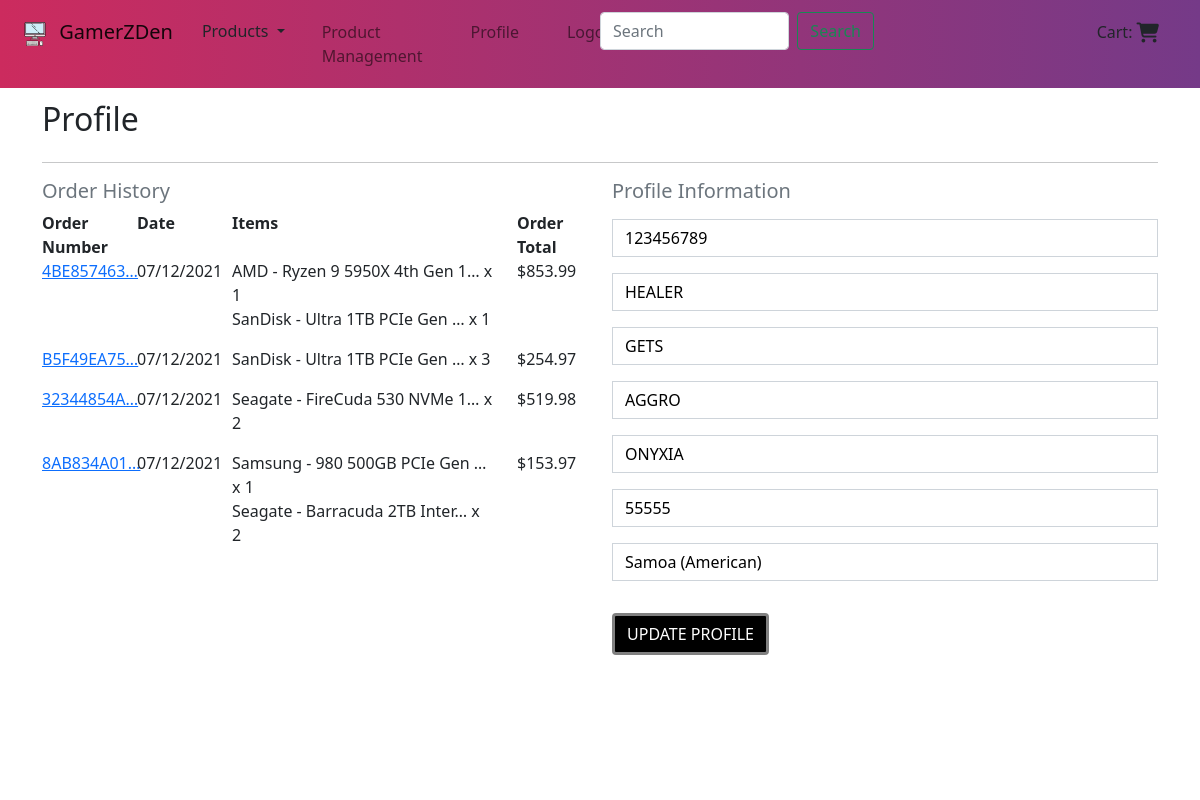
Before: /profile/ (signed in) with the older database file.
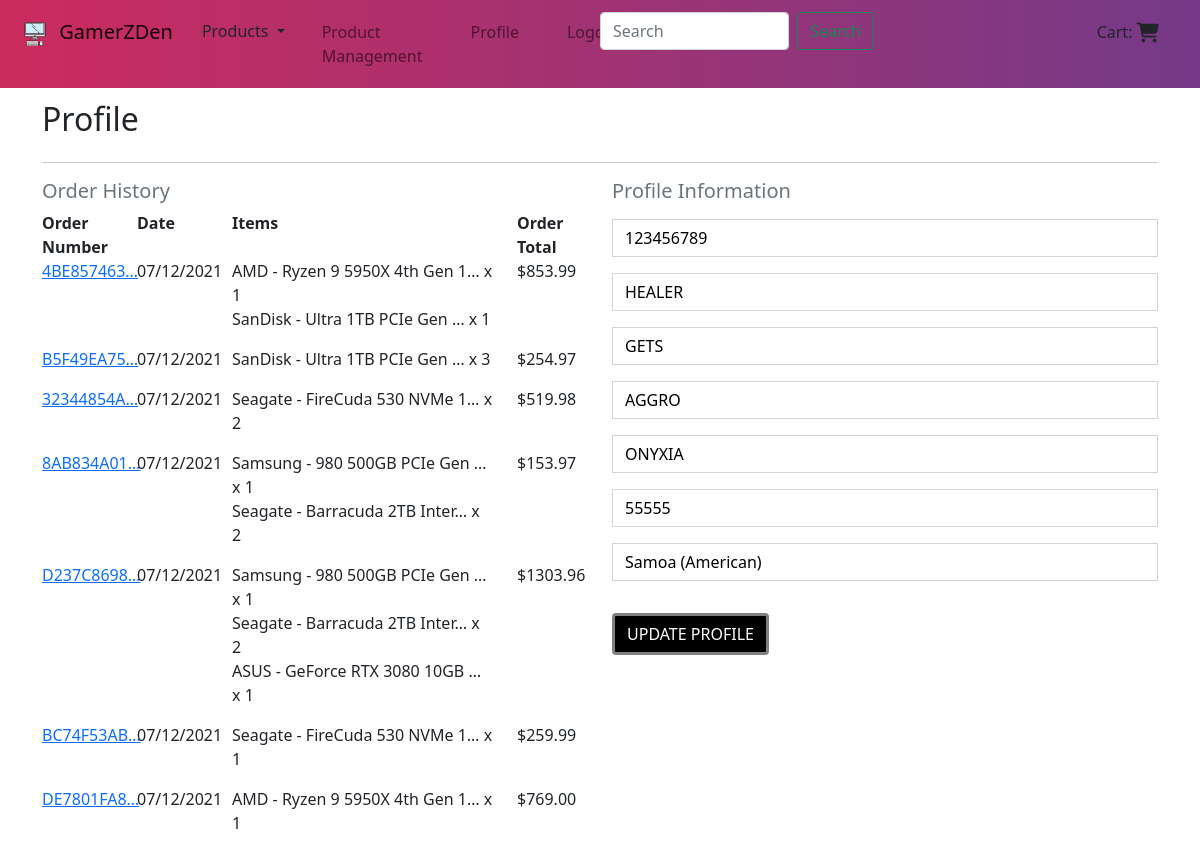
After: the same page with the newer database file.
### checkout/models.py (models this page shows, shortened)
class Order(models.Model):
    order_number = models.CharField(max_length=32, null=False, editable=False)
    full_name = models.CharField(max_length=128, null=False, blank=False)
    email = models.EmailField(max_length=254, null=False, blank=False)
    phone_number = models.CharField(max_length=32, null=False, blank=False)
    country = CountryField(blank_label='Country*', null=False, blank=False)
    postcode = models.CharField(max_length=32, null=True, blank=True)
    town_or_city = models.CharField(max_length=64, null=False, blank=False)
    street_address = models.CharField(max_length=128, null=False, blank=False)
    street_address2 = models.CharField(max_length=128, null=True, blank=True)
    county = models.CharField(max_length=128, null=True, blank=True)
    date = models.DateTimeField(auto_now_add=True)
    delivery_cost = models.DecimalField(max_digits=6, decimal_places=2, null=False, default=0)
    order_total = models.DecimalField(max_digits=10, decimal_places=2, null=False, default=0)
    grand_total = models.DecimalField(max_digits=10, decimal_places=2, null=False, default=0)
    original_cart = models.TextField(null=False, blank=False, default='')
    stripe_pid = models.CharField(max_length=256, null=False, blank=False, default='')
    user_profile = models.ForeignKey(UserProfile, on_delete=models.SET_NULL, null=True, blank=True, related_name='orders')

class OrderLineItem(models.Model):
    order = models.ForeignKey(Order, null=False, blank=False, on_delete=models.CASCADE, related_name='lineitems')
    product = models.ForeignKey(Product, null=False, blank=False, on_delete=models.CASCADE)
    quantity = models.IntegerField(null=False, blank=False, default=0)
    lineitem_total = models.DecimalField(max_digits=8, decimal_places=2, null=False, blank= False, editable=False)

### products/models.py (models this page shows, shortened)
class Product(models.Model):
    sku = models.IntegerField(null=True, blank=True, unique=True)
    name = models.TextField(max_length=256)
    description = models.TextField(null=True, blank=True)
    price = models.DecimalField(max_digits=7, decimal_places=2)
    category = models.ForeignKey(Category, on_delete=models.SET_NULL, null=True, blank=True)
    rating = models.DecimalField(max_digits=2, decimal_places=1)
    image_url = models.URLField(max_length=1024)
    image = models.ImageField(null=True, blank=True)
    make = models.CharField(max_length=64)
    model_id = models.CharField(max_length=64)

### profiles/models.py (models this page shows, shortened)
class UserProfile(models.Model):
    user = models.OneToOneField(User, on_delete=models.CASCADE)
    default_phone_number = models.CharField(max_length=32, null=True, blank=True)
    default_street_address = models.CharField(max_length=128, null=True, blank=True)
    default_street_address2 = models.CharField(max_length=128, null=True, blank=True)
    default_town_or_city = models.CharField(max_length=64, null=True, blank=True)
    default_county = models.CharField(max_length=128, null=True, blank=True)
    default_postcode = models.CharField(max_length=32, null=True, blank=True)
    default_country = CountryField(blank_label='Country', null=True, blank=True)

### profiles/views.py (the view, shortened to what this page needs)
# urls.py: path('profile/', include('profiles.urls')),
def profile(request):
    profile = get_object_or_404(UserProfile, user=request.user)
    form = ProfileForm(instance=profile)
    orders = profile.orders.all()
    for order in orders:
        date = order.date.strftime('%d/%m/%Y')
    template = 'profiles/profile.html'
    context = {
        'orders': orders,
        'form': form,
        'on_profile_page': True,
        'date': date,
    }
    return render(request, template, context)

### profiles/forms.py
class ProfileForm(forms.ModelForm):
    class Meta:
        model = UserProfile
        exclude = ('user',)
    def __init__(self, *args, **kwargs):
        super().__init__(*args, **kwargs)
        placeholders = {
            'default_phone_number': 'Phone Number',
            'default_postcode': 'Postal Code',
            'default_town_or_city': 'Town or City',
            'default_street_address': 'Street Address',
            'default_street_address2': 'Street Address2',
            'default_county': 'County',
        }
        self.fields['default_phone_number'].widget.attrs['autofocus'] = True
        for field in self.fields:
            if field != 'default_country':
                if self.fields[field].required:
                    placeholder = f'{placeholders[field]}*'
                else:
                    placeholder = placeholders[field]
                self.fields[field].widget.attrs['placeholder'] = placeholder
            self.fields[field].widget.attrs['class'] = 'profile-form-input mb-3 border-black rounded-0'
            self.fields[field].label = False

### cart/context_processors.py (called while the page is built, shortened)
def cart_contents(request):
    cart_items = []
    total = 0
    product_count = 0
    cart = request.session.get('cart', {})
    if total < settings.FREE_DELIVERY_THRESHOLD:
        if request.user.is_authenticated:
            delivery = total * Decimal(settings.MEMBER_DELIVERY_PERCENTAGE / 100)
        else:
            delivery = total * Decimal(settings.STANDARD_DELIVERY_PERCENTAGE / 100)
        free_delivery_in = settings.FREE_DELIVERY_THRESHOLD - total
    else:
        delivery = 0
        free_delivery_in = 0
    grand_total = delivery + total
    context = {
        'cart_items': cart_items,
        'total': total,
        'product_count': product_count,
        'delivery': delivery,
        'free_delivery_in': free_delivery_in,
        'free_delivery_threshold': settings.FREE_DELIVERY_THRESHOLD,
        'grand_total': grand_total,
    }
    return context

### profiles/templates/profiles/profile.html (shortened to what this page needs)
{% extends "base.html" %}
{% load static %}
{% block extra_css %}
    <link rel="stylesheet" href="{% static 'profiles/css/profile.css' %}">
{% endblock %}
{% block page_header %}
    <div class="container header-container">
    </div>
{% endblock %}
{% block content %}
    <div class="overlay"></div>
    <div class="container">
        <div class="row">
            <div class="col">
                <h2 class="logo-font mb-4">Profile</h2>
                <hr>
            </div>
        </div>
        <div class="row">
            <div class="col-12 col-lg-6">
                <h5 class="text-muted">Order History</h5>
                <div class="order-history">
                    <div class="row">
                        <div class="col-6 col-lg-2"><strong>Order Number</strong></div>
                        <div class="col-6 col-lg-2"><strong>Date</strong></div>
                        <div class="col-6 col-lg-6"><strong>Items</strong></div>
                        <div class="col-6 col-lg-2"><strong>Order Total</strong></div>
                    </div>
                    {% for order in orders %}
                    <div class="row">
                        <div class="col-6 col-lg-2"><a href="{% url 'order_history' order.order_number %}">{{ order.order_number|truncatechars:10 }}</a></div>
                        <div class="col-6 col-lg-2">{{ date }}</div>
                        <div class="col-6 col-lg-6">
                            <ul class="list-unstyled">
                                {% for item in order.lineitems.all %}
                                    <li>{{ item.product.name|truncatechars:30 }} x {{ item.quantity }}</li>
                                {% endfor %}
                            </ul>
                        </div>
                        <div class="col-6 col-lg-2">${{ order.grand_total }}</div>
                    </div>
                    {% endfor %}
                </div>
            </div>
            <div class="col-12 col-lg-6">
                <h5 class="text-muted mb-3">
                    Profile Information
                </h5>
                <form action="{% url 'profile' %}" method="POST" id="profile-update-form">
                    {{ form|crispy }}
                    <button class="btn btn-black mt-3 rounded text-uppercase">Update Profile</button>
                </form>
            </div>
        </div>
{% endblock %}

### templates/base.html (shortened to what this page needs)
{% load static %}
<!doctype html>
<html lang="en">
    <head>
        {% block corecss %}
            <link rel="stylesheet" href="https://cdn.jsdelivr.net/npm/bootstrap@5.1.3/dist/css/bootstrap.min.css">
            <link rel="stylesheet" href="{% static 'css/base.css' %}">
        {% endblock %}
        {% block extra_css %}
        {% endblock %}
    </head>
    <body>
       <header class="container-fluid fixed-top px-0 bg-header">
            <div class="navbar navbar-expand-lg navbar-light m-1">
                <div class="row w-100">
                    <div class="col-sm col-lg-6">
                        <div class="collapse navbar-collapse ms-3" id="navbarNavAltMarkup">
                            <div class="navbar-nav">
                                <a class="navbar-brand" href="{% url 'home' %}">
                                    <img src="{{ MEDIA_URL }}computer.svg" class="me-1" alt="" width="30" height="24" class="d-inline-block align-text-top">
                                    GamerZDen
                                </a>
                                <div class="dropdown">
                                    <a class="btn dropdown-toggle" href="#" role="button" id="dropdownMenuLink" data-toggle="dropdown" aria-expanded="false">
                                        Products
                                    </a>
                                </div>
                                {% if request.user.is_authenticated %}
                                    {% if request.user.is_superuser %}
                                        <a class="nav-link mx-3" href="{% url 'add_product' %}">Product Management</a>
                                    {% endif %}
                                    <a class="nav-link mx-3" href="{% url 'profile' %}">Profile</a>
                                    <a class="nav-link mx-3" href="{% url 'account_logout' %}">Logout</a>
                                {% else %}
                                    <a class="nav-link mx-3" href="{% url 'account_login' %}">Login</a>
                                    <a class="nav-link mx-3" href="{% url 'account_signup' %}">Sign Up!</a>
                                {% endif %}
                            </div>
                        </div>
                    </div>
                    <div class="col-sm-10 col-lg-3">
                        <form class="d-flex" method="GET" action="{% url 'products' %}">
                            <input class="form-control me-lg-2" type="search" placeholder="Search" aria-label="Search" name="search_bar" id="search_bar">
                            <button class="btn btn-outline-success" type="submit">Search</button>
                        </form>
                    </div>
                    <div class="col-1 offset-lg-2 mt-2 d-none d-lg-block">
                        <a class="text-dark text-decoration-none" href="{% url 'view_cart' %}">
                            <span>Cart: <i class="fas fa-shopping-cart fa-lg"></i></span>
                        </a>
                    </div>
                </div>
            </div>
       </header>
        {% block page_header %}
        {% endblock %}
        {% block content %}
        {% endblock %}
    </body>
</html>

### static/css/base.css (style rules this page uses)
:root { --primary-border-color: -webkit-linear-gradient(to right, #fdbb2d, #b21f1f, #1a2a6c); --primary-header-color: linear-gradient(90deg, #cc2b5e, #753a88); --fallback-border-color: #1a2a6c; --blur: 10px; }
html { height: 100%; }
body { background: url('/media/main-bg.jpg') no-repeat center center fixed; background-size: cover; }
.bg-header { background: var(--primary-header-color); }
.overlay { height: 100%; width: 100%; top: 0; left: 0; position: fixed; background: #fff; z-index: -1; }
.header-container { padding-top: 100px; }
#search_bar { max-width: 368px; }
.btn-black { color: #FFF; background: #000; border: grey 3px solid; transition: color .15s ease-in-out,background-color .15s ease-in-out,border-color .15s ease-in-out,box-shadow .15s ease-in-out; }

### profiles/static/profiles/css/profile.css (style rules this page uses)
#profile-update-form .form-control { color: black; }
#profile-update-form input::placeholder { color: #aab7c4; }
#id_default_country, #id_default_country option:not(:first-child) { color: black; }

Changed rows visible on the page:
added Order: order_number "D237C8698…", date "07/12/2021", grand_total "1303.96"
added OrderLineItem: product.name "Samsung - 980 500GB PCIe Gen …", quantity "1", shown under "D237C8698…"
added OrderLineItem: product.name "Seagate - Barracuda 2TB Inter…", quantity "2", shown under "D237C8698…"
added OrderLineItem: product.name "ASUS - GeForce RTX 3080 10GB …", quantity "1", shown under "D237C8698…"
added Order: order_number "BC74F53AB…", date "07/12/2021", grand_total "259.99"
added OrderLineItem: product.name "Seagate - FireCuda 530 NVMe 1…", quantity "1", shown under "BC74F53AB…"
added Order: order_number "DE7801FA8…", date "07/12/2021", grand_total "769.00"
added OrderLineItem: product.name "AMD - Ryzen 9 5950X 4th Gen 1…", quantity "1", shown under "DE7801FA8…"
